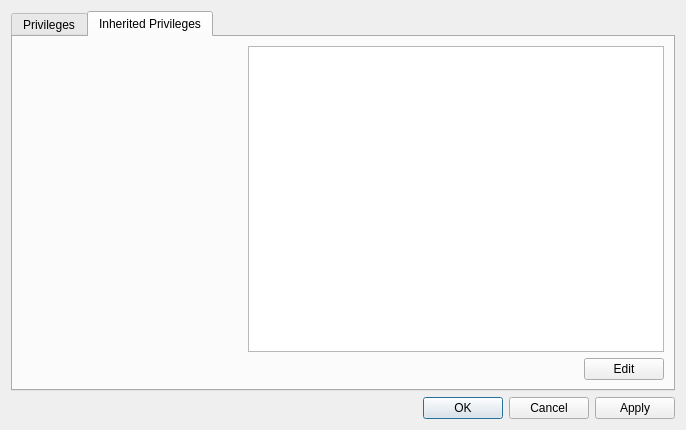
<?xml version="1.0" encoding="UTF-8"?>
<ui version="4.0">
 <class>PrivilegeDialog</class>
 <widget class="QDialog" name="PrivilegeDialog">
  <property name="geometry">
   <rect>
    <x>0</x>
    <y>0</y>
    <width>686</width>
    <height>430</height>
   </rect>
  </property>
  <property name="windowTitle">
   <string>Edit Properties of /data/test/Documentation</string>
  </property>
  <layout class="QGridLayout" name="gridLayout_4">
   <item row="0" column="0">
    <widget class="QTabWidget" name="tabWidget">
     <property name="font">
      <font>
       <family>Tahoma</family>
      </font>
     </property>
     <property name="currentIndex">
      <number>1</number>
     </property>
     <widget class="QWidget" name="tab">
      <attribute name="title">
       <string>Privileges</string>
      </attribute>
      <layout class="QGridLayout" name="gridLayout_7">
       <item row="0" column="0">
        <widget class="QGroupBox" name="groupBox">
         <property name="minimumSize">
          <size>
           <width>250</width>
           <height>0</height>
          </size>
         </property>
         <property name="title">
          <string>Principal Search</string>
         </property>
         <layout class="QGridLayout" name="gridLayout_3">
          <item row="0" column="0">
           <layout class="QGridLayout" name="gridLayout">
            <item row="0" column="0" colspan="2">
             <widget class="QLineEdit" name="principalSeachLineEdit">
              <property name="text">
               <string/>
              </property>
             </widget>
            </item>
            <item row="0" column="2">
             <widget class="QPushButton" name="principalSearchButton">
              <property name="text">
               <string>Search</string>
              </property>
             </widget>
            </item>
            <item row="1" column="0">
             <widget class="QRadioButton" name="bothFilterButton">
              <property name="text">
               <string>Both</string>
              </property>
              <property name="checked">
               <bool>true</bool>
              </property>
             </widget>
            </item>
            <item row="1" column="1">
             <widget class="QRadioButton" name="userFilterButton">
              <property name="text">
               <string>User</string>
              </property>
             </widget>
            </item>
            <item row="1" column="2">
             <widget class="QRadioButton" name="groupFilterButton">
              <property name="text">
               <string>Group</string>
              </property>
             </widget>
            </item>
           </layout>
          </item>
          <item row="1" column="0">
           <layout class="QVBoxLayout" name="verticalLayout">
            <item>
             <widget class="QLabel" name="label">
              <property name="text">
               <string>Matched Principals</string>
              </property>
             </widget>
            </item>
            <item>
             <widget class="QListView" name="principalSearchResultWidget">
              <property name="minimumSize">
               <size>
                <width>200</width>
                <height>0</height>
               </size>
              </property>
              <property name="selectionMode">
               <enum>QAbstractItemView::MultiSelection</enum>
              </property>
              <property name="selectionBehavior">
               <enum>QAbstractItemView::SelectRows</enum>
              </property>
              <property name="uniformItemSizes">
               <bool>true</bool>
              </property>
             </widget>
            </item>
           </layout>
          </item>
          <item row="2" column="0">
           <layout class="QHBoxLayout" name="horizontalLayout_2">
            <item>
             <spacer name="horizontalSpacer_2">
              <property name="orientation">
               <enum>Qt::Horizontal</enum>
              </property>
              <property name="sizeHint" stdset="0">
               <size>
                <width>40</width>
                <height>20</height>
               </size>
              </property>
             </spacer>
            </item>
            <item>
             <widget class="QPushButton" name="addPrincipalButton">
              <property name="enabled">
               <bool>false</bool>
              </property>
              <property name="text">
               <string>Add &gt;&gt;</string>
              </property>
             </widget>
            </item>
           </layout>
          </item>
         </layout>
        </widget>
       </item>
       <item row="0" column="1">
        <widget class="QGroupBox" name="groupBox_2">
         <property name="minimumSize">
          <size>
           <width>360</width>
           <height>0</height>
          </size>
         </property>
         <property name="title">
          <string>Privilege Definition</string>
         </property>
         <layout class="QGridLayout" name="gridLayout_6">
          <item row="0" column="0">
           <layout class="QGridLayout" name="gridLayout_5">
            <item row="1" column="0">
             <layout class="QHBoxLayout" name="horizontalLayout">
              <item>
               <widget class="QPushButton" name="removePrincipalButton">
                <property name="text">
                 <string>Remove</string>
                </property>
               </widget>
              </item>
              <item>
               <spacer name="horizontalSpacer">
                <property name="orientation">
                 <enum>Qt::Horizontal</enum>
                </property>
                <property name="sizeHint" stdset="0">
                 <size>
                  <width>10</width>
                  <height>20</height>
                 </size>
                </property>
               </spacer>
              </item>
              <item>
               <widget class="QPushButton" name="upButton">
                <property name="text">
                 <string>Up</string>
                </property>
               </widget>
              </item>
              <item>
               <widget class="QPushButton" name="downButton">
                <property name="text">
                 <string>Down</string>
                </property>
               </widget>
              </item>
             </layout>
            </item>
            <item row="0" column="0">
             <widget class="QTableView" name="privilegeTable">
              <property name="sizePolicy">
               <sizepolicy hsizetype="Expanding" vsizetype="Expanding">
                <horstretch>0</horstretch>
                <verstretch>0</verstretch>
               </sizepolicy>
              </property>
              <property name="minimumSize">
               <size>
                <width>335</width>
                <height>0</height>
               </size>
              </property>
              <attribute name="horizontalHeaderVisible">
               <bool>false</bool>
              </attribute>
              <attribute name="horizontalHeaderHighlightSections">
               <bool>true</bool>
              </attribute>
              <attribute name="horizontalHeaderMinimumSectionSize">
               <number>80</number>
              </attribute>
              <attribute name="verticalHeaderMinimumSectionSize">
               <number>22</number>
              </attribute>
             </widget>
            </item>
           </layout>
          </item>
         </layout>
        </widget>
       </item>
      </layout>
     </widget>
     <widget class="QWidget" name="tab_2">
      <attribute name="title">
       <string>Inherited Privileges</string>
      </attribute>
      <layout class="QGridLayout" name="gridLayout_2">
       <item row="0" column="0">
        <layout class="QHBoxLayout" name="horizontalLayout_4">
         <item>
          <widget class="SelectItemWidget" name="selectItemWidget" native="true">
           <property name="minimumSize">
            <size>
             <width>220</width>
             <height>100</height>
            </size>
           </property>
          </widget>
         </item>
         <item>
          <widget class="QTableView" name="inheritedPrivilegeTable">
           <property name="minimumSize">
            <size>
             <width>335</width>
             <height>0</height>
            </size>
           </property>
           <property name="editTriggers">
            <set>QAbstractItemView::AnyKeyPressed|QAbstractItemView::DoubleClicked</set>
           </property>
           <property name="selectionBehavior">
            <enum>QAbstractItemView::SelectRows</enum>
           </property>
           <attribute name="horizontalHeaderVisible">
            <bool>false</bool>
           </attribute>
           <attribute name="horizontalHeaderMinimumSectionSize">
            <number>80</number>
           </attribute>
           <attribute name="verticalHeaderMinimumSectionSize">
            <number>22</number>
           </attribute>
          </widget>
         </item>
        </layout>
       </item>
       <item row="1" column="0">
        <layout class="QHBoxLayout" name="horizontalLayout_3">
         <item>
          <spacer name="horizontalSpacer_3">
           <property name="orientation">
            <enum>Qt::Horizontal</enum>
           </property>
           <property name="sizeHint" stdset="0">
            <size>
             <width>40</width>
             <height>20</height>
            </size>
           </property>
          </spacer>
         </item>
         <item>
          <widget class="QPushButton" name="editButton">
           <property name="text">
            <string>Edit</string>
           </property>
          </widget>
         </item>
        </layout>
       </item>
      </layout>
     </widget>
    </widget>
   </item>
   <item row="2" column="0">
    <widget class="QDialogButtonBox" name="buttonBox">
     <property name="orientation">
      <enum>Qt::Horizontal</enum>
     </property>
     <property name="standardButtons">
      <set>QDialogButtonBox::Apply|QDialogButtonBox::Cancel|QDialogButtonBox::Ok</set>
     </property>
     <property name="centerButtons">
      <bool>false</bool>
     </property>
    </widget>
   </item>
  </layout>
 </widget>
 <customwidgets>
  <customwidget>
   <class>SelectItemWidget</class>
   <extends>QWidget</extends>
   <header>datafinder.gui.user.common.widget</header>
   <container>1</container>
  </customwidget>
 </customwidgets>
 <resources/>
 <connections>
  <connection>
   <sender>buttonBox</sender>
   <signal>accepted()</signal>
   <receiver>PrivilegeDialog</receiver>
   <slot>accept()</slot>
   <hints>
    <hint type="sourcelabel">
     <x>248</x>
     <y>254</y>
    </hint>
    <hint type="destinationlabel">
     <x>157</x>
     <y>274</y>
    </hint>
   </hints>
  </connection>
  <connection>
   <sender>buttonBox</sender>
   <signal>rejected()</signal>
   <receiver>PrivilegeDialog</receiver>
   <slot>reject()</slot>
   <hints>
    <hint type="sourcelabel">
     <x>316</x>
     <y>260</y>
    </hint>
    <hint type="destinationlabel">
     <x>286</x>
     <y>274</y>
    </hint>
   </hints>
  </connection>
 </connections>
</ui>
